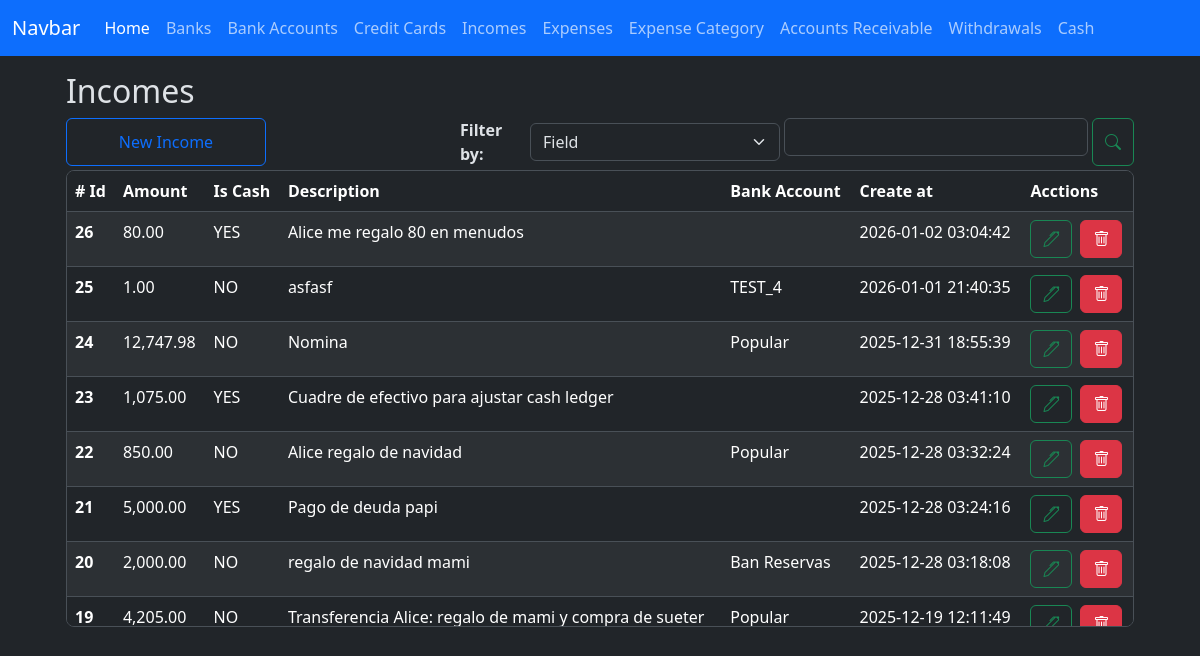
The page /incomes/index on the database as committed earlier.
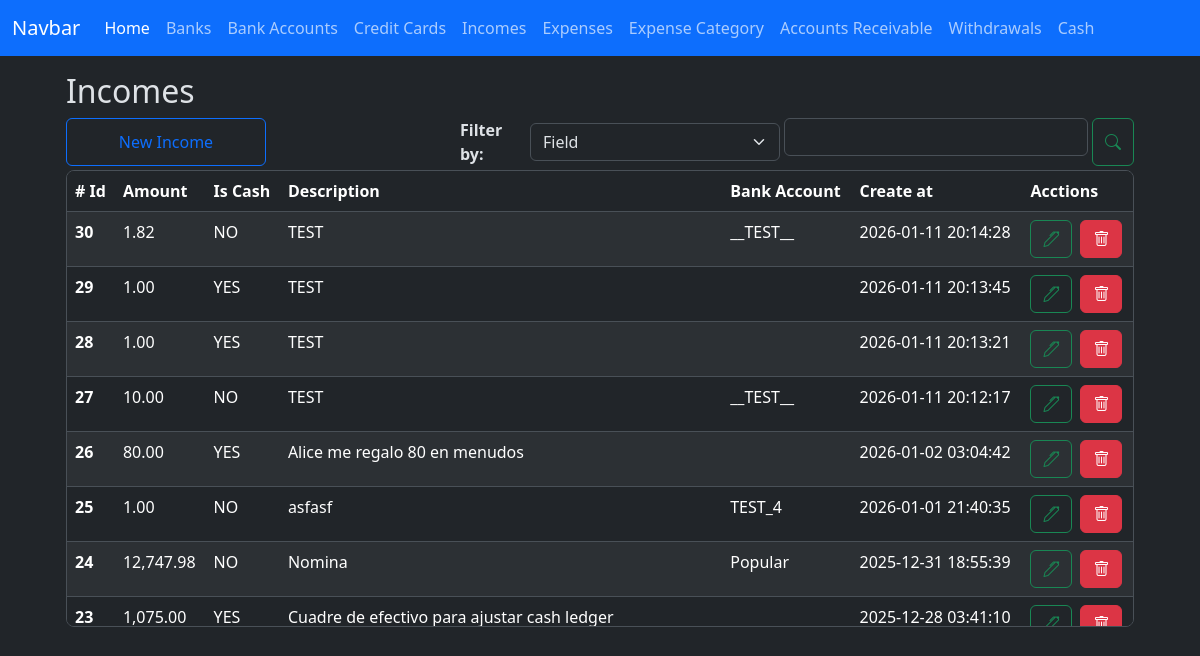
The same page on the database as committed later.
### app/models/income.py (models this page shows, shortened)
class Income(db.Model):
    __tablename__ = 'incomes'
    id = db.Column(db.Integer, primary_key=True)
    amount = db.Column(db.Numeric(10,2), nullable=False, default=0.00)
    is_cash = db.Column(db.Boolean, nullable=False, default=False)
    code = db.Column(db.String(50), nullable=False, server_default='TEMP')
    description = db.Column(db.String(255))
    bank_account_id = db.Column(db.Integer, db.ForeignKey('bank_accounts.id'))
    created_at = db.Column(db.DateTime(timezone=True), server_default=func.now())
    updated_at = db.Column(db.DateTime(timezone=True), onupdate=func.now())
    bank_account = relationship('BankAccount', back_populates='incomes')

### app/models/bank_account.py (models this page shows)
class BankAccount(db.Model):
    __tablename__ = 'bank_accounts'
    id = db.Column(db.Integer, primary_key=True)
    nick_name = db.Column(db.String(120))
    amount_available = db.Column(db.Numeric(10, 2), nullable=False)
    is_active = db.Column(db.Boolean, default=True)
    account_number = db.Column(db.Integer, nullable=True)
    bank_id = db.Column(db.Integer, db.ForeignKey('banks.id'))
    created_at = db.Column(db.DateTime(timezone=True), server_default=func.now())
    updated_at = db.Column(db.DateTime(timezone=True), onupdate=func.now())
    bank = relationship('Bank', back_populates='bank_accounts')
    expenses = relationship('Expense', back_populates='bank_account', order_by='desc(Expense.created_at)')
    incomes = relationship('Income', back_populates='bank_account', order_by='desc(Income.created_at)')
    credit_card_payments = relationship('CreditCardPayment', back_populates='bank_account', order_by='desc(CreditCardPayment.created_at)')
    withdrawals = relationship('Withdrawal', back_populates='bank_account', order_by='desc(Withdrawal.created_at)')
    loans = relationship('Loan', back_populates='bank_account', order_by='desc(Loan.created_at)')
    loan_payments = relationship('LoanPayment', back_populates='bank_account', order_by='desc(LoanPayment.created_at)')
    transaction_ledger = relationship('BankAccountTransactionsLedger', back_populates='bank_account')
    outgoing_transfers = relationship('BankTransfer', foreign_keys='BankTransfer.from_bank_account_id', back_populates='from_bank_account', order_by='desc(BankTransfer.created_at)')
    incoming_transfers = relationship('BankTransfer', foreign_keys='BankTransfer.to_bank_account_id', back_populates='to_bank_account', order_by='desc(BankTransfer.created_at)')

### app/routes/income_routes.py (the view)
@income_bp.route('/index', methods=['GET', 'POST'])
def index():
    incomes = Income.query.order_by(Income.created_at.desc()).all()
    bank_accounts = BankAccount.query.all()
    context = {
        'incomes': incomes,
        'bank_accounts': bank_accounts,
        'format_amount': format_amount,
        'total_amount': total_amount,
    }
    return render_template('incomes/index.html', **context)

### app/utils/numeric_casting.py (called while the page is built)
def format_amount(value):
    try:
        return f'{value:,.2f}';
    except Exception as e:
        return None

### app/templates/incomes/index.html (shortened to what this page needs)
{% extends 'layout.html' %}
{% block content %}
    <div class="container w-100">
        <h2>Incomes</h2>
        <div class="d-flex justify-content-start gap-1 flex-wrap flex-md-nowrap mt-2">
            <button
                type="button"
                id="btn-create-expense-id"
                class="btn btn-outline-primary me-auto me-md-auto w-100 w-md-auto"
                style="max-width: 200px;"
                data-bs-toggle="modal"
                data-bs-target="#create-income"
            >New Income</i>
            </button>
            <div class="d-flex gap-1 w-100 align-items-center" style="max-width: 320px;">
                <div class="w-md-auto mt-md-0">
                    <label for="" class="fs-6 fw-bold">Filter by: </label>
                </div>
                <div class="w-100 w-md-auto mt-md-0" style="max-width: 250px;">
                    <select class="form-select" id="select-filter-type-id">
                        <option value="field">Field</option>
                    </select>
                </div>
            </div>
            <div class="d-flex gap-1 w-100" style="max-width: 350px;">
                <div class="w-100 w-md-auto mt-md-0">
                    <input type="text" class="form-control" id="filter-input-id">
                </div>
                <button type="button" class="btn btn-outline-success" id="btn-search-id"><i class="bi bi-search"></i></button>
            </div>
        </div>
        <div class="table-responsive overflow-y-auto border rounded-3 mt-1" style="max-height: 457px;">
            <table class="table table-striped  table-hover">
                <thead class="sticky-top">
                    <tr>
                    <th scope="col"># Id</th>
                    <th scope="col">Amount</th>
                    <th scope="col">Is Cash</th>
                    <th scope="col">Description</th>
                    <th scope="col">Bank Account</th>
                    <th scope="col">Create at</th>
                    <th scope="col">Acctions</th>
                    </tr>
                </thead>
                <tbody id="incomes-table-body-id">
                  {% for income in incomes %}
                    <tr>
                        <th scope="row">{{ income.id }}</th>
                        <td>{{ format_amount(income.amount) }}</td>
                        <td>{{ 'YES' if income.is_cash else 'NO'}}</td>
                        <td>{{ income.description if income.description else '-'}}</td>
                        <td>{{ income.bank_account.nick_name }}</td>
                        <td>{{ income.created_at }}</td>
                        <td>
                            <div class="d-flex gap-2">
                                <button
                                    type="button"
                                    class="btn btn-outline-success"
                                    data-bs-toggle="modal"
                                    data-bs-target="#edit-income"
                                    data-income-id="{{ income.id }}"
                                    data-amount="{{ income.amount }}"
                                    data-is-cash="{{ income.is_cash }}"
                                    data-description="{{ income.description if income.description else '' }}"
                                    data-bank-account-id="{{ income.bank_account_id }}"
                                >
                                    <i class="bi bi-pen"></i>
                                </button>
                                <a href="{{ url_for('income.delete', id=income.id ) }}" class="btn btn-danger"><i class="bi bi-trash"></i></a>
                            </div>
                        </td>
                    </tr>
                  {% endfor %}
                </tbody>
            </table>
        </div>
    </div>
<link href="https://cdn.jsdelivr.net/npm/@sweetalert2/theme-dark@5/dark.css" rel="stylesheet">
<link rel="stylesheet" href="https://cdn.jsdelivr.net/npm/flatpickr/dist/flatpickr.min.css">
{% endblock %}

Rows that differ between the two databases and show on the page:
no longer on this page (row unchanged): Income: id "22", amount "850.00", is_cash "NO", description "Alice regalo de navidad", bank_account.nick_name "Popular", created_at "2025-12-28 03:32:24"
no longer on this page (row unchanged): Income: id "21", amount "5,000.00", is_cash "YES", description "Pago de deuda papi", created_at "2025-12-28 03:24:16"
no longer on this page (row unchanged): Income: id "20", amount "2,000.00", is_cash "NO", description "regalo de navidad mami", bank_account.nick_name "Ban Reservas", created_at "2025-12-28 03:18:08"
no longer on this page (row unchanged): Income: id "19", amount "4,205.00", is_cash "NO", description "Transferencia Alice: regalo de mami y compra de sueter", bank_account.nick_name "Popular", created_at "2025-12-19 12:11:49"
added Income: id "30", amount "1.82", is_cash "NO", description "TEST", bank_account.nick_name "__TEST__", created_at "2026-01-11 20:14:28"
added Income: id "29", amount "1.00", is_cash "YES", description "TEST", created_at "2026-01-11 20:13:45"
added Income: id "28", amount "1.00", is_cash "YES", description "TEST", created_at "2026-01-11 20:13:21"
added Income: id "27", amount "10.00", is_cash "NO", description "TEST", bank_account.nick_name "__TEST__", created_at "2026-01-11 20:12:17"
